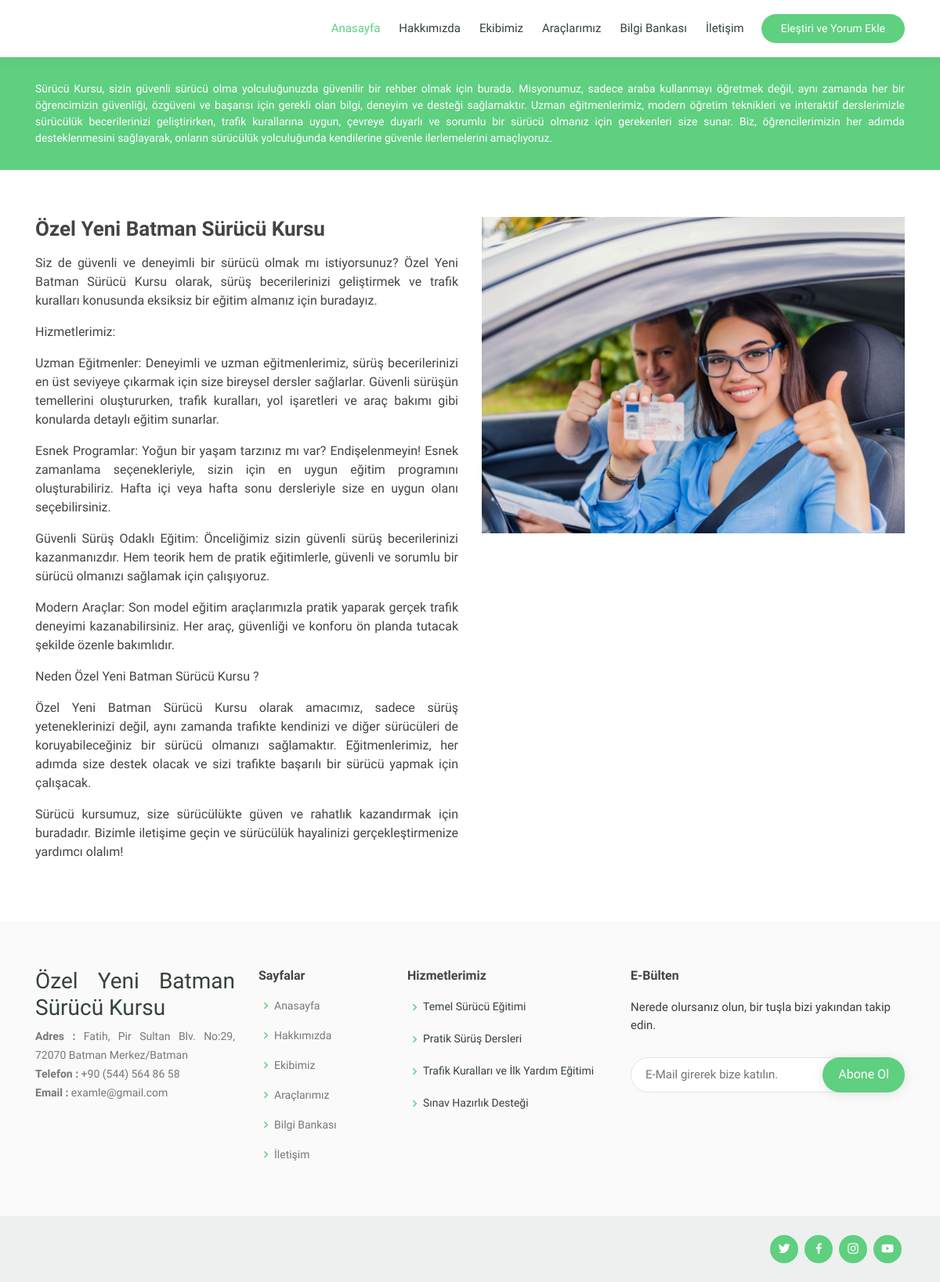
Page /hakkimizda.php on the committed database.
### tables this page shows
CREATE TABLE `hakkimizda` (
  `hakkimizda_id` int(11) NOT NULL,
  `hakkimizda_baslik` varchar(240) NOT NULL,
  `hakkimizda_aciklama` text NOT NULL,
  `hakkimizda_resim` varchar(250) NOT NULL
);

CREATE TABLE `ayarlar` (
  `ayar_id` int(1) NOT NULL,
  `ayar_baslik` varchar(250) NOT NULL,
  `ayar_aciklama` text NOT NULL,
  `ayar_anahtar` varchar(400) NOT NULL,
  `ayar_logo` varchar(120) NOT NULL,
  `ayar_adres` varchar(200) NOT NULL,
  `ayar_telefon` varchar(25) NOT NULL,
  `ayar_email` varchar(80) NOT NULL,
  `ayar_facebook` varchar(150) NOT NULL,
  `ayar_instagram` varchar(150) NOT NULL,
  `ayar_youtube` varchar(150) NOT NULL,
  `ayar_twitter` varchar(150) NOT NULL
);

### hakkimizda.php (the view)
<?php
require_once 'header.php';
?>
  <main id="main">
    <div class="breadcrumbs" data-aos="fade-in" style="font-family: 'Work Sans', sans-serif;">
      <div class="container">
        <p style="text-align:justify;">Sürücü Kursu, sizin güvenli sürücü olma yolculuğunuzda güvenilir bir rehber olmak için burada. Misyonumuz, sadece araba kullanmayı öğretmek değil, aynı zamanda her bir öğrencimizin güvenliği, özgüveni ve başarısı için gerekli olan bilgi, deneyim ve desteği sağlamaktır. Uzman eğitmenlerimiz, modern öğretim teknikleri ve interaktif derslerimizle sürücülük becerilerinizi geliştirirken, trafik kurallarına uygun, çevreye duyarlı ve sorumlu bir sürücü olmanız için gerekenleri size sunar. Biz, öğrencilerimizin her adımda desteklenmesini sağlayarak, onların sürücülük yolculuğunda kendilerine güvenle ilerlemelerini amaçlıyoruz.</p>
      </div>
    </div>
    <section id="about" class="about" style="font-family: 'Work Sans', sans-serif; text-align: justify;">
      <div class="container" data-aos="fade-up">
          <div class="row">
          <div class="col-lg-6 order-1 order-lg-2" data-aos="fade-left" data-aos-delay="100">
            <img src="admin/resimler/hakkimizda/<?php echo $hakkimizdacek['hakkimizda_resim'];?>" class="img-fluid" alt="">
          </div>
          <div class="col-lg-6 pt-4 pt-lg-0 order-2 order-lg-1 content">
            <h3><?php echo $hakkimizdacek['hakkimizda_baslik'] ?></h3>
            <p>
              <?php echo $hakkimizdacek['hakkimizda_aciklama'];?>
            </p>
          </div>
        </div>
      </div>
    </section>
  </main>
<?php
require_once 'footer.php';
?>

### footer.php (shortened to what this page needs)
  <footer id="footer">
    <div class="footer-top">
      <div class="container">
        <div class="row">
          <div class="col-lg-3 col-md-6 footer-contact" style="font-family: 'Work Sans', sans-serif; text-align: justify;">
            <h3>Özel Yeni Batman Sürücü Kursu</h3>
            <p>
              <strong>Adres : </strong><?php echo $ayarcek['ayar_adres'];?><br>
              <strong>Telefon : </strong><?php echo $ayarcek['ayar_telefon'];?><br>
              <strong>Email : </strong><?php echo $ayarcek['ayar_email'];?><br>
            </p>
          </div>
          <div class="col-lg-2 col-md-6 footer-links" style="font-family: 'Work Sans', sans-serif;">
            <h4 style="font-family: 'Jura', sans-serif;">Sayfalar</h4>
            <ul>
              <li><i class="bx bx-chevron-right"></i> <a href="index.php">Anasayfa</a></li>
              <li><i class="bx bx-chevron-right"></i> <a href="hakkimizda.php">Hakkımızda</a></li>
              <li><i class="bx bx-chevron-right"></i> <a href="ekip.php">Ekibimiz</a></li>
              <li><i class="bx bx-chevron-right"></i> <a href="arac.php">Araçlarımız</a></li>
              <li><i class="bx bx-chevron-right"></i> <a href="blog.php">Bilgi Bankası</a></li>
              <li><i class="bx bx-chevron-right"></i> <a href="iletisim.php">İletişim</a></li>
            </ul>
          </div>
          <div class="col-lg-3 col-md-6 footer-links" style="font-family: 'Work Sans', sans-serif;">
            <h4 style="font-family: 'Jura', sans-serif;">Hizmetlerimiz</h4>
            <ul>
              <li><i class="bx bx-chevron-right"></i>Temel Sürücü Eğitimi</li>
              <li><i class="bx bx-chevron-right"></i>Pratik Sürüş Dersleri</li>
              <li><i class="bx bx-chevron-right"></i>Trafik Kuralları ve İlk Yardım Eğitimi</li>
              <li><i class="bx bx-chevron-right"></i>Sınav Hazırlık Desteği</li>
            </ul>
          </div>
          <div class="col-lg-4 col-md-6 footer-newsletter" style="font-family: 'Work Sans', sans-serif;">
            <h4 style="font-family: 'Jura', sans-serif;">E-Bülten</h4>
            <p>Nerede olursanız olun, bir tuşla bizi yakından takip edin.</p>
            <form action="admin/islem.php" method="post">
              <input type="email" name="email" placeholder="E-Mail girerek bize katılın.">
              <input name="abone"type="submit" value="Abone Ol">
            </form>
          </div>
        </div>
      </div>
    </div>
    <div class="container d-md-flex py-4">
      <div class="social-links text-center text-md-right pt-3 pt-md-0">
        <a href="<?php echo $ayarcek['ayar_twitter']?>"class="twitter"><i class="bx bxl-twitter"></i></a>
        <a href="<?php echo $ayarcek['ayar_facebook']?>" class="facebook"><i class="bx bxl-facebook"></i></a>
        <a href="<?php echo $ayarcek['ayar_instagram']?>" class="instagram"><i class="bx bxl-instagram"></i></a>
        <a href="<?php echo $ayarcek['ayar_youtube']?>" class="youtube"><i class="bx bxl-youtube"></i></a>
      </div>
    </div>
  </footer>
</body>
</html>

### assets/css/style.css (style rules this page uses)
body { font-family: font-family: 'Jura', sans-serif; color: #444444; }
a { color: #5fcf80; text-decoration: none; }
h1, h2, h3, h4, h5, h6 { font-family: font-family: 'Jura', sans-serif; }
section { padding: 60px 0; overflow: hidden; }
.breadcrumbs { margin-top: 73px; text-align: center; background: #5fcf80; padding: 30px 0; color: #fff; }
.breadcrumbs p { font-size: 14px; margin-bottom: 0; }
.about .content h3 { font-weight: 600; font-size: 26px; }
#footer { color: #37423b; font-size: 14px; background: #eef0ef; }
#footer .footer-top { padding: 60px 0 30px 0; background: #f9faf9; }
#footer .footer-top .footer-contact { margin-bottom: 30px; }
#footer .footer-top .footer-contact p { font-size: 14px; line-height: 24px; margin-bottom: 0; font-family: font-family: 'Jura', sans-serif; color: #777777; }
#footer .footer-top h4 { font-size: 16px; font-weight: bold; color: #444444; position: relative; padding-bottom: 12px; }
#footer .footer-top .footer-links { margin-bottom: 30px; }
#footer .footer-top .footer-links ul { list-style: none; padding: 0; margin: 0; }
#footer .footer-top .footer-links ul i { padding-right: 2px; color: #5fcf80; font-size: 18px; line-height: 1; }
#footer .footer-top .footer-links ul li { padding: 10px 0; display: flex; align-items: center; }
#footer .footer-top .footer-links ul li:first-child { padding-top: 0; }
#footer .footer-top .footer-links ul a { color: #777777; transition: 0.3s; display: inline-block; line-height: 1; }
#footer .footer-newsletter { font-size: 15px; }
#footer .footer-newsletter h4 { font-size: 16px; font-weight: bold; color: #444444; position: relative; padding-bottom: 12px; }
#footer .footer-newsletter form { margin-top: 30px; background: #fff; padding: 6px 10px; position: relative; border-radius: 50px; text-align: left; border: 1px solid #e0e5e2; }
#footer .footer-newsletter form input[type="email"] { border: 0; padding: 4px 8px; width: calc(100% - 100px); }
#footer .footer-newsletter form input[type="submit"] { position: absolute; top: -1px; right: -1px; bottom: -1px; border: 0; background: none; font-size: 16px; padding: 0 20px 2px 20px; background: #5fcf80; color: #fff; transition: 0.3s; border-radius: 50px; box-shadow: 0px 2px 15px rgba(0, 0, 0, 0.1); }
#footer .social-links a { font-size: 18px; display: inline-block; background: #5fcf80; color: #fff; line-height: 1; padding: 8px 0; margin-right: 4px; border-radius: 50%; text-align: center; width: 36px; height: 36px; transition: 0.3s; }

### rows in the picture
hakkimizda: hakkimizda_resim (picture), hakkimizda_baslik "Özel Yeni Batman Sürücü Kursu", hakkimizda_aciklama "Siz de güvenli ve deneyimli bir sürücü olmak mı istiyorsunuz? Özel Yeni Batman Sürücü Kursu olarak, sürüş becerilerinizi geliştirmek ve trafik kuralları konusunda eksiksiz bir eğitim almanız için buradayız. Hizmetlerimiz: Uzman Eğitmenler: Deneyimli ve uzman eğitmenlerimiz, sürüş becerilerinizi en üst seviyeye çıkarmak için size bireysel dersler sağlarlar. Güvenli sürüşün temellerini oluştururken, trafik kuralları, yol işaretleri ve araç bakımı gibi konularda detaylı eğitim sunarlar. Esnek Programlar: Yoğun bir yaşam tarzınız mı var? Endişelenmeyin! Esnek zamanlama seçenekleriyle, sizin için en uygun eğitim programını oluşturabiliriz. Hafta içi veya hafta sonu dersleriyle size en uygun…"
ayarlar: ayar_adres "Fatih, Pir Sultan Blv. No:29, 72070 Batman Merkez/Batman", ayar_telefon "+90 (544) 564 86 58", ayar_email "examle@gmail.com"
